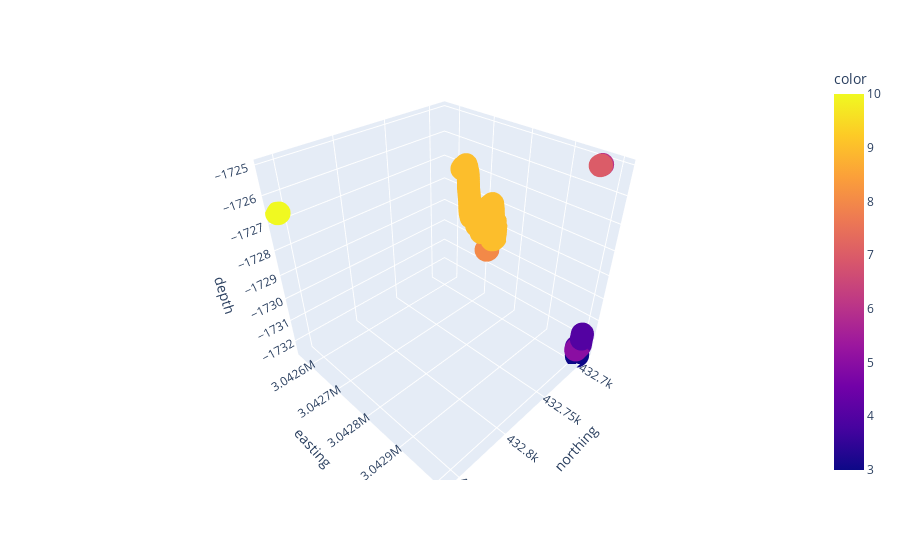

Write notebook code for a chart like this one.
### Code cell
fig

### Figure 1 — Plotly figure (JSON) as saved in the notebook; plotly's stock layout.template omitted (floating-point values rounded to 4 significant figures; data arrays with more than 128 entries replaced by an {"elided": "..."} marker saying what was removed)
{"data": [{"customdata": {"elided": "5269x2 mixed values"}, "hovertemplate": "northing=%{x}<br>easting=%{y}<br>depth=%{z}<br>unix_time=%{customdata[1]}<br>video_file=%{customdata[0]}<br>color=%{marker.color}<extra></extra>", "legendgroup": "", "marker": {"color": {"elided": "5269 int values"}, "coloraxis": "coloraxis", "symbol": "circle"}, "mode": "markers", "name": "", "scene": "scene", "showlegend": false, "type": "scatter3d", "x": {"elided": "5269 float values"}, "y": {"elided": "5269 float values"}, "z": {"elided": "5269 float values"}}], "layout": {"coloraxis": {"colorbar": {"title": {"text": "color"}}, "colorscale": [[0, "#0d0887"], [0.1111, "#46039f"], [0.2222, "#7201a8"], [0.3333, "#9c179e"], [0.4444, "#bd3786"], [0.5556, "#d8576b"], [0.6667, "#ed7953"], [0.7778, "#fb9f3a"], [0.8889, "#fdca26"], [1, "#f0f921"]]}, "legend": {"tracegroupgap": 0}, "margin": {"t": 60}, "scene": {"domain": {"x": [0, 1], "y": [0, 1]}, "xaxis": {"title": {"text": "northing"}}, "yaxis": {"title": {"text": "easting"}}, "zaxis": {"title": {"text": "depth"}}}}}
